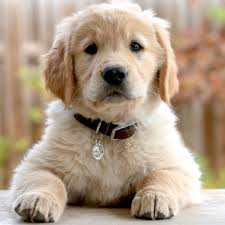
#> input picture photos/dog.jpg, 225 x 225 px
$ python thresh.py
#> lines starting #> are read from the running program, lines starting #| are printed output that depends on the picture; after the words box and inside, x2 and y2 are one past the last pixel; in counts of white or black regions, pixels touching at a corner belong together
import cv2 as cv
import numpy as np

img = cv.imread('photos/dog.jpg')
#> img is the input picture: shape (225, 225, 3); mean B, G, R 135.4, 155.9, 175.6
# cv.imshow('Image',img)

gray = cv.cvtColor(img, cv.COLOR_BGR2GRAY)
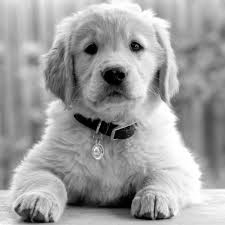
#> gray: shape (225, 225); min 0, max 255, mean 159.5
# cv.imshow('Gray',gray)
#simple thresolding
threshold , thresh =cv.threshold(gray,100,255,cv.THRESH_BINARY)
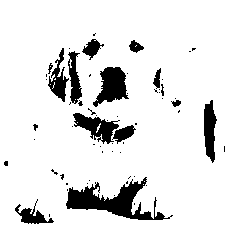
#> thresh: shape (225, 225); 88.4% white; 62 black regions (47 under 20 px), largest, box (x1, y1, x2, y2) and area: (66, 177, 173, 220) 1719, (93, 67, 129, 107) 828, (73, 113, 120, 144) 672
cv.imshow('Simple Threshold',thresh)

threshold , thresh_inv =cv.threshold(gray,100,255,cv.THRESH_BINARY_INV)
cv.imshow('Inverse Threshold',thresh_inv)

#adapted threshold

adaptive_thres=cv.adaptiveThreshold(gray,255,cv.ADAPTIVE_THRESH_MEAN_C,cv.THRESH_BINARY,11,3)
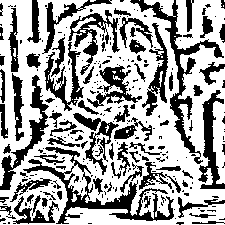
#> adaptive_thres: shape (225, 225); 63.4% white; 271 black regions (191 under 20 px), largest, box (x1, y1, x2, y2) and area: (23, 147, 174, 224) 2169, (130, 0, 224, 164) 1827, (0, 75, 49, 190) 1114
cv.imshow('Adaptive  thresholding',adaptive_thres)

adaptive_thres_inv=cv.adaptiveThreshold(gray,255,cv.ADAPTIVE_THRESH_MEAN_C,cv.THRESH_BINARY_INV,11,3)
cv.imshow('Adaptive  thresholding inv',adaptive_thres_inv)


cv.waitKey(0)

$ run again, with photos/1.jpg copied over photos/dog.jpg
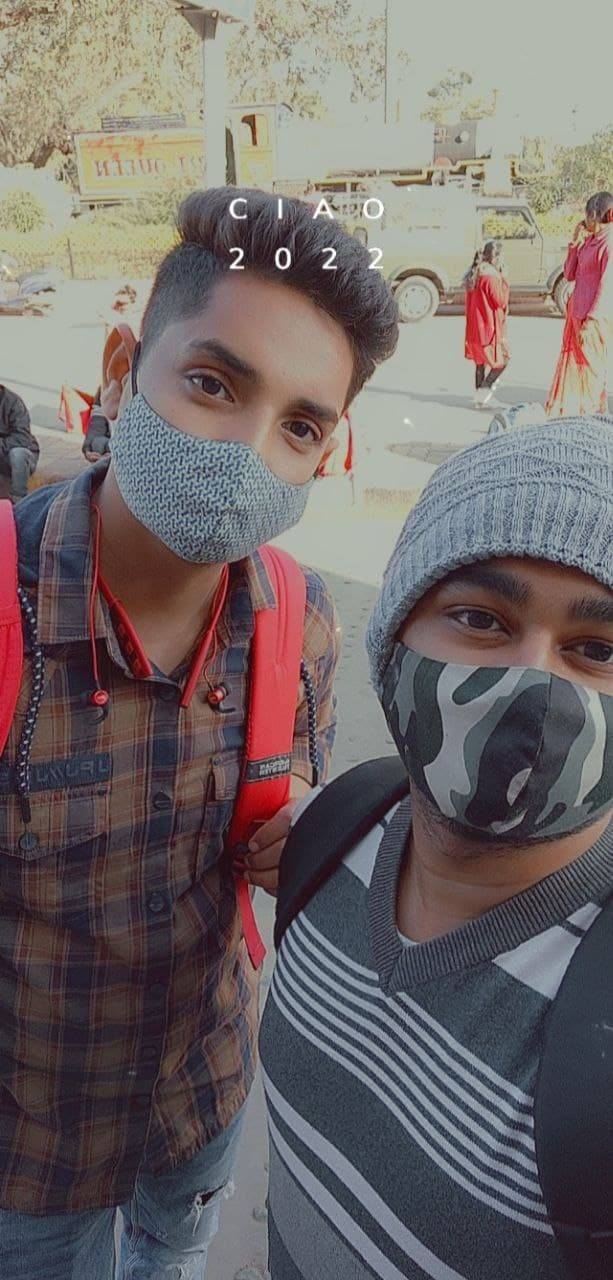
#> input picture photos/1.jpg, 613 x 1280 px
#> img is the input picture: shape (1280, 613, 3); mean B, G, R 103.9, 104.4, 112.7
#> `threshold , thresh =cv.threshold(gray,100,255,cv.THRESH_BINARY)`:
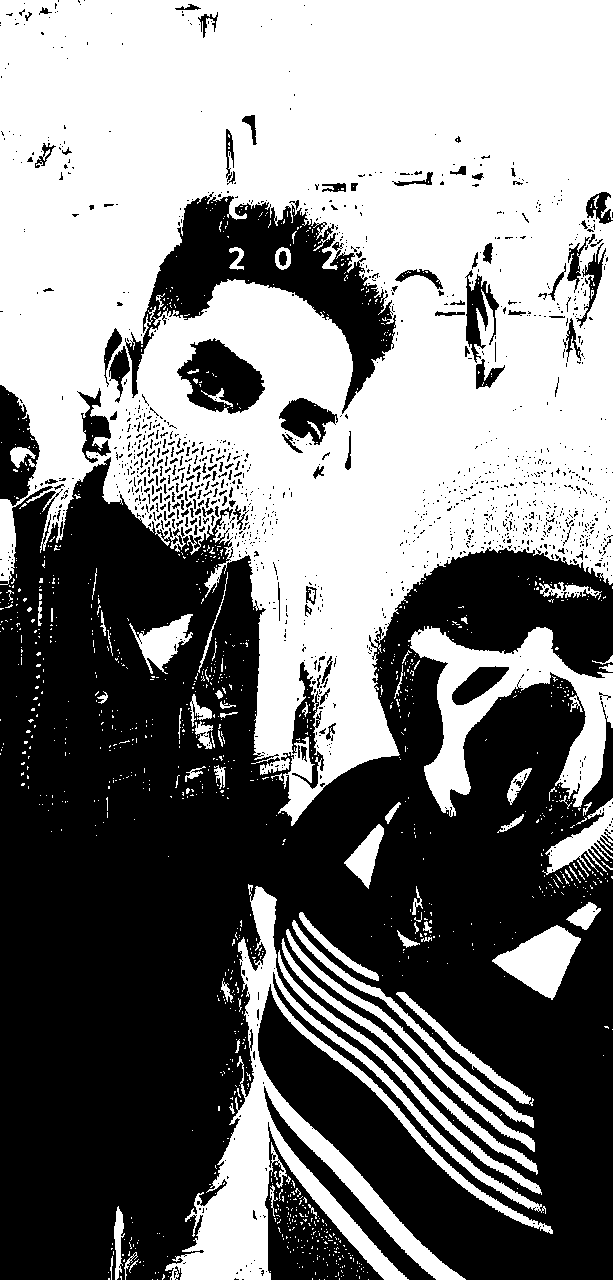
#> thresh: shape (1280, 613); 49.5% white; 1176 white regions (1095 under 20 px), largest, box (x1, y1, x2, y2) and area: (0, 0, 613, 826) 316961, (165, 884, 553, 1280) 27489, (408, 626, 613, 817) 13452
#> `adaptive_thres=cv.adaptiveThreshold(gray,255,cv.ADAPTIVE_THRESH_MEAN_C..`:
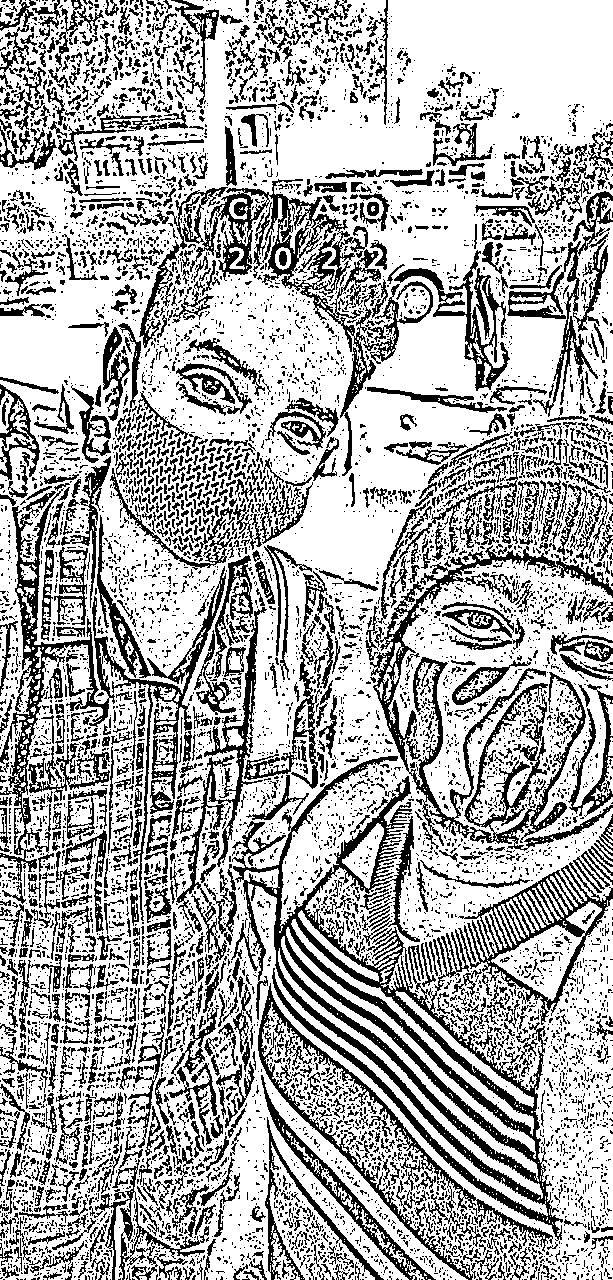
#> adaptive_thres: shape (1280, 613); 68.4% white; 8549 black regions (7046 under 20 px), largest, box (x1, y1, x2, y2) and area: (232, 756, 563, 1241) 25245, (370, 545, 613, 851) 11632, (0, 488, 226, 921) 10018
